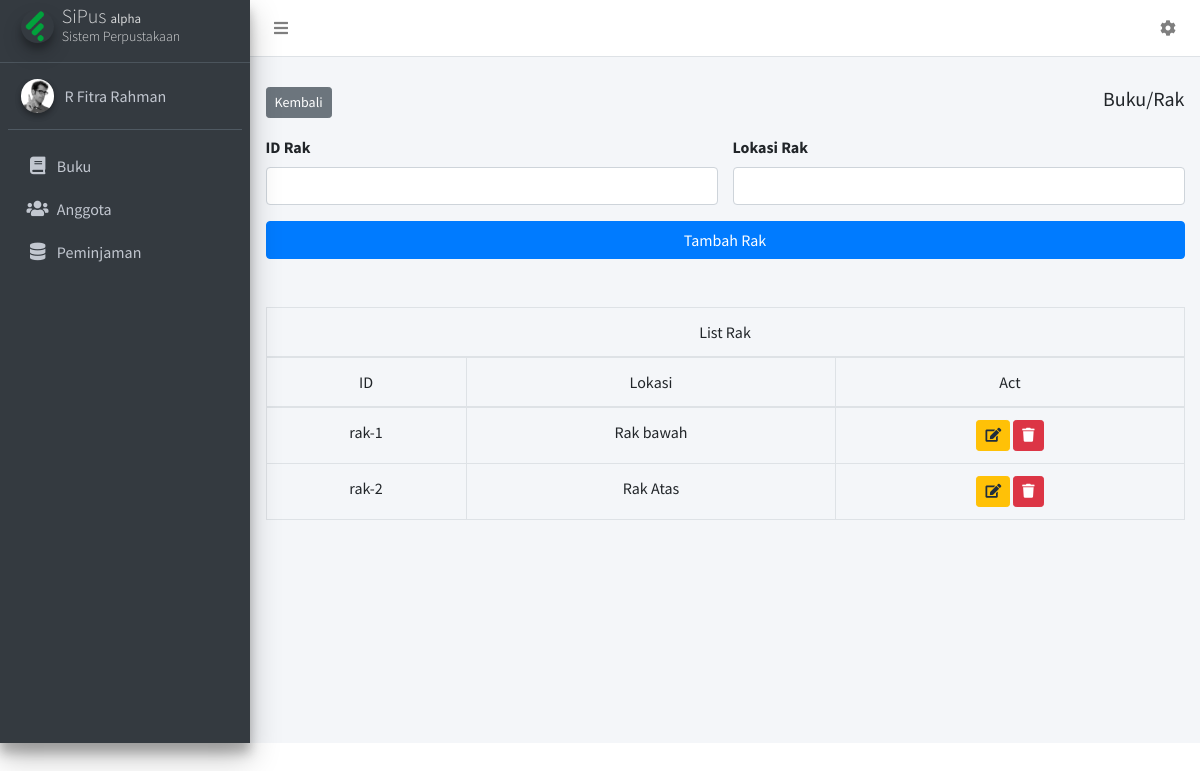
The page /index.php/rak on the database its author committed.
### tables this page shows
CREATE TABLE `rak` (
  `id` varchar(20) NOT NULL,
  `lokasi` tinytext NOT NULL
);

### application/controllers/Rak.php (called while the page is built, shortened)
<?php
class Rak extends CI_Controller {
    public function index()
    {
        $rak = $this->db->get('rak');
        $data['raks'] = $rak->result();
        $this->load->view('templates/header');
        $this->load->view('pages/rak/index',$data);
        $this->load->view('templates/footer');
    }
}

### index.php (called while the page is built, shortened)
<?php
require_once BASEPATH.'core/CodeIgniter.php';

### application/views/pages/rak/index.php (the view, shortened to what this page needs)
<div class="mb-3 d-flex">
    <div>
        <a href="<?= base_url('buku') ?>" class="btn btn-sm btn-secondary">Kembali</a>
    </div>
    <h5 class="ml-auto">Buku/Rak</h5>
</div>
<form action="<?= base_url('rak/store') ?>" method="POST">
    <div class="row">
        <div class="col-sm-12 col-md-6">
            <div class="form-group">
                <label for="id">ID Rak</label>
                <input name="id" type="text" class="form-control" id="id">
            </div>
        </div>
        <div class="col-sm-12 col-md-6">
            <div class="form-group">
                <label for="lokasi">Lokasi Rak</label>
                <input name="lokasi" type="text" class="form-control" id="lokasi">
            </div>
        </div>
        <div class="col-12">
            <button class="btn btn-primary w-100" type="submit">Tambah Rak</button>
        </div>
    </div>
</form>
<table class="table table-bordered text-center mt-5">
    <thead>
        <tr><td colspan="3">List Rak</td></tr>
        <tr>
            <td style="width: 200px;">ID</td>
            <td>Lokasi</td>
            <td>Act</td>
        </tr>
    </thead>
    <tbody>
        <?php foreach($raks as $rak): ?>
        <tr>
            <td><?= $rak->id ?></td>
            <td><?= $rak->lokasi ?></td>
            <td>
                <a href="<?= base_url('rak/edit/') . $rak->id ?>" class="btn btn-sm btn-warning"><i class="fas fa-edit"></i></a>
                <a href="<?= base_url('rak/delete/') . $rak->id ?>" class="btn btn-sm btn-danger"><i class="fas fa-trash"></i></a>
            </td>
        </tr>
        <?php endforeach ?>
    </tbody>
</table>

### rows shown on the page
rak: id "rak-1", lokasi "Rak bawah"
rak: id "rak-2", lokasi "Rak Atas"
